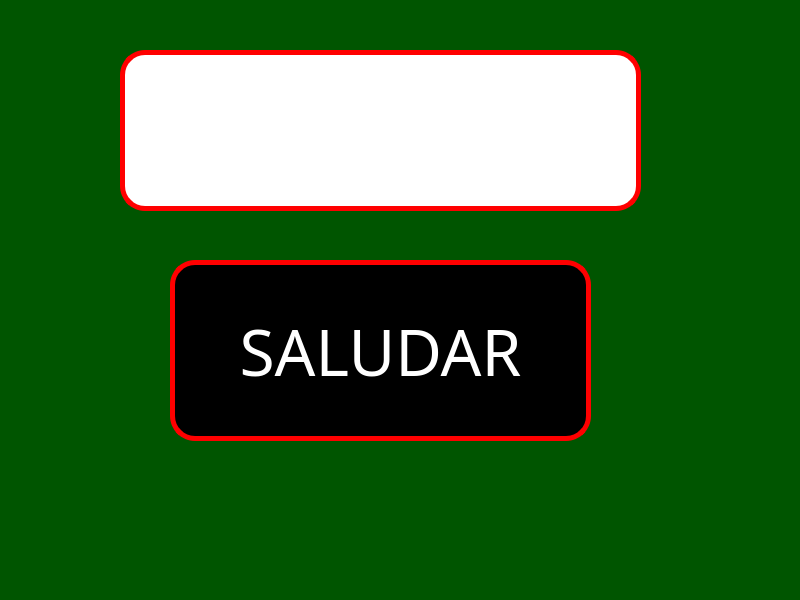
<?xml version="1.0" encoding="UTF-8"?>
<ui version="4.0">
 <class>MainWindow</class>
 <widget class="QMainWindow" name="MainWindow">
  <property name="geometry">
   <rect>
    <x>0</x>
    <y>0</y>
    <width>800</width>
    <height>600</height>
   </rect>
  </property>
  <property name="windowTitle">
   <string>MainWindow</string>
  </property>
  <property name="styleSheet">
   <string notr="true">
background-color: rgb(0, 85, 0);</string>
  </property>
  <widget class="QWidget" name="centralwidget">
   <widget class="QPushButton" name="btn_saludar">
    <property name="geometry">
     <rect>
      <x>170</x>
      <y>260</y>
      <width>421</width>
      <height>181</height>
     </rect>
    </property>
    <property name="font">
     <font>
      <family>Impact</family>
      <pointsize>48</pointsize>
      <weight>50</weight>
      <bold>false</bold>
     </font>
    </property>
    <property name="styleSheet">
     <string notr="true">background-color: rgb(0, 0, 0);
color: rgb(255, 255, 255);
border-radius:25px;
border:5px solid red;
</string>
    </property>
    <property name="text">
     <string>SALUDAR</string>
    </property>
   </widget>
   <widget class="QLineEdit" name="txt_nombre">
    <property name="geometry">
     <rect>
      <x>120</x>
      <y>50</y>
      <width>521</width>
      <height>161</height>
     </rect>
    </property>
    <property name="font">
     <font>
      <family>Haettenschweiler</family>
      <pointsize>45</pointsize>
      <weight>50</weight>
      <bold>false</bold>
     </font>
    </property>
    <property name="styleSheet">
     <string notr="true">background-color: rgb(255, 255, 255);
border-radius:25px;
border:5px solid red;
</string>
    </property>
    <property name="text">
     <string/>
    </property>
    <property name="alignment">
     <set>Qt::AlignCenter</set>
    </property>
   </widget>
  </widget>
  <widget class="QMenuBar" name="menubar">
   <property name="geometry">
    <rect>
     <x>0</x>
     <y>0</y>
     <width>800</width>
     <height>22</height>
    </rect>
   </property>
  </widget>
  <widget class="QStatusBar" name="statusbar"/>
 </widget>
 <resources/>
 <connections/>
</ui>
